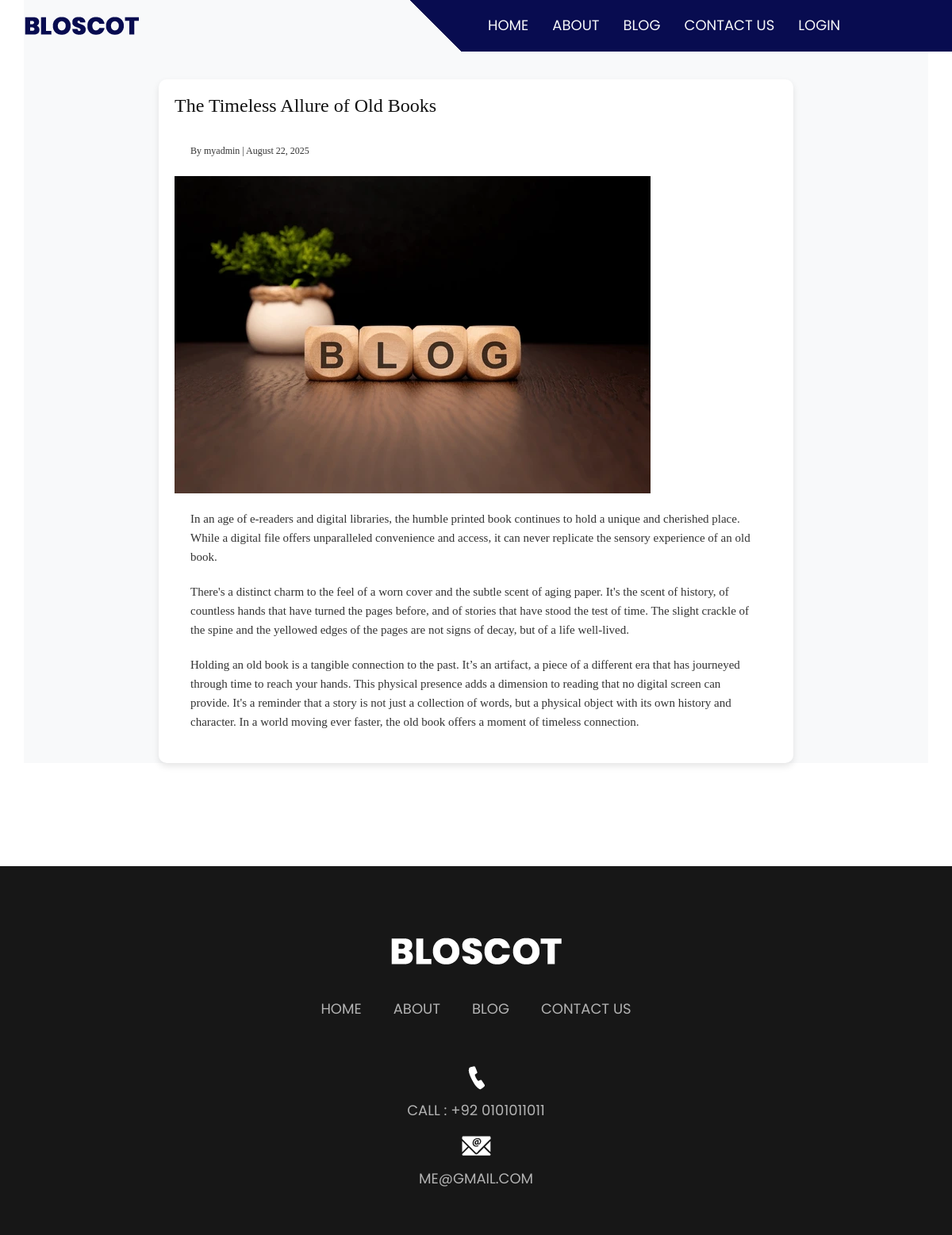
Screenshot of /post/timeless-allure-of-old-books/ with the database file from the repository.
### blog/models.py (models this page shows, shortened)
class Post(models.Model):
    STATUS_CHOICES = (
        ('draft', 'Draft'),
        ('published', 'Published'),
    )
    title = models.CharField(max_length=200)
    slug = models.SlugField(max_length=220, unique=True, blank=True)
    content = models.TextField()
    image = models.ImageField(upload_to='posts/', blank=True, null=True)
    author = models.ForeignKey(User, on_delete=models.SET_NULL, null=True, blank=True)
    status = models.CharField(max_length=10, choices=STATUS_CHOICES, default='draft')
    published_at = models.DateTimeField(blank=True, null=True)  # set on first publish
    created_at = models.DateTimeField(auto_now_add=True)
    updated_at = models.DateTimeField(auto_now=True)
    class Meta:
        ordering = ['-published_at', '-created_at']

### blog/views.py (the view)
# urls.py: path('post/<slug:slug>/', views.post_detail, name='post_detail'),  # Blog detail page
def post_detail(request, slug):
    post = get_object_or_404(Post, slug=slug)
    return render(request, 'post_detail.html', {'post': post})

### blog/templates/post_detail.html (shortened to what this page needs)
{% extends 'base.html' %}
{% load static %}
{% block content %}
<div class="container blog-page">
  <div class="blog-container">
    <h1 class="blog-title">{{ post.title }}</h1>
    <p class="blog-meta">
      <small>By {{ post.author }} | {{ post.published_at|date:"F d, Y" }}</small>
    </p>
    {% if post.image %}
      <img src="{{ post.image.url }}" alt="{{ post.title }}" class="blog-image">
    {% endif %}
    <div class="blog-content">
      {{ post.content|linebreaks }}
    </div>
  </div>
</div>
{% endblock %}

### blog/static/css/style.css (style rules this page uses)
* { box-sizing: border-box !important; transition: ease all 0.5s; }
html { scroll-behavior: smooth; }
body { color: #666666; font-size: 14px; font-family: Poppins; line-height: 1.80857; font-weight: normal; overflow-x: hidden; }
h1, h2, h3, h4, h5, h6 { letter-spacing: 0; font-weight: normal; position: relative; padding: 0 0 10px 0; font-weight: normal; line-height: normal; color: #111111; margin: 0 }
h1 { font-size: 24px }
*, *::after, *::before { -webkit-box-sizing: border-box; -moz-box-sizing: border-box; box-sizing: border-box; }
p { margin: 20px; font-weight: 300; font-size: 15px; line-height: 24px; }
img { max-width: 100%; height: auto; }

### blog/templates/post_detail.html (style rules this page uses)
.blog-page { font-family: 'Georgia', serif; background-color: #f8f9fa; color: #333; line-height: 1.6; padding-top: 100px; }
.blog-container { max-width: 800px; margin: 0 auto 40px auto; padding: 20px; background-color: #fff; border-radius: 10px; box-shadow: 0 4px 8px rgba(0,0,0,0.1); }

### rows the page displays
Post: title "The Timeless Allure of Old Books", author "myadmin", published_at "August 22, 2025", image (picture), content "In an age of e-readers and digital libraries, the humble printed book continues to hold a unique and cherished place. While a digital file offers unparalleled convenience and access, it can never replicate the sensory experience of an old book. There's a distinct charm to the feel of a worn cover and the subtle scent of aging paper. It's the scent of history, of countless hands that have turned the pages before, and of stories that have stood the test of time. The slight crackle of the spine and the yellowed edges of the pages are not signs of decay, but of a life well-lived. Holding an old book is a tangible connection to the past. It’s an artifact, a piece of a different era that has…"
